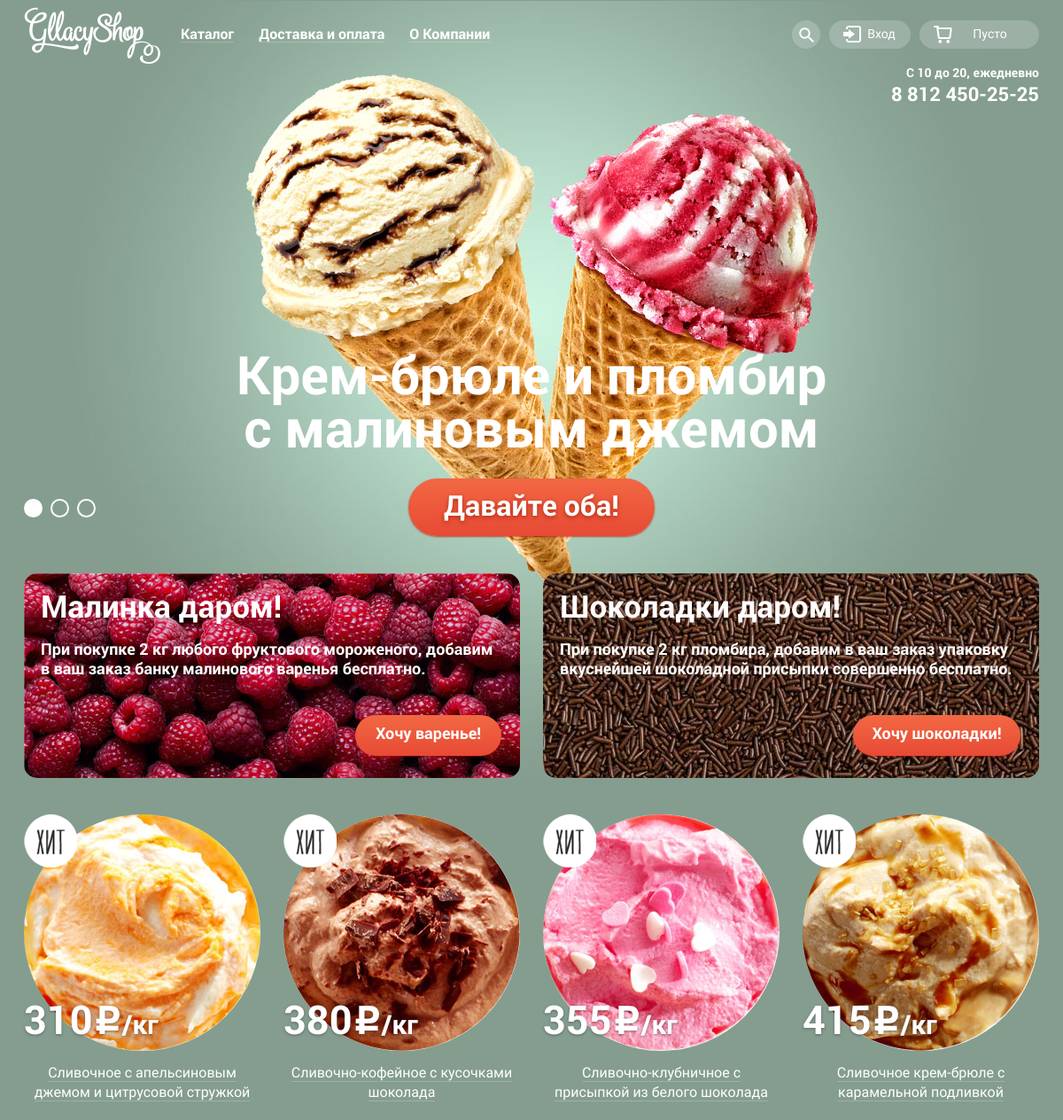
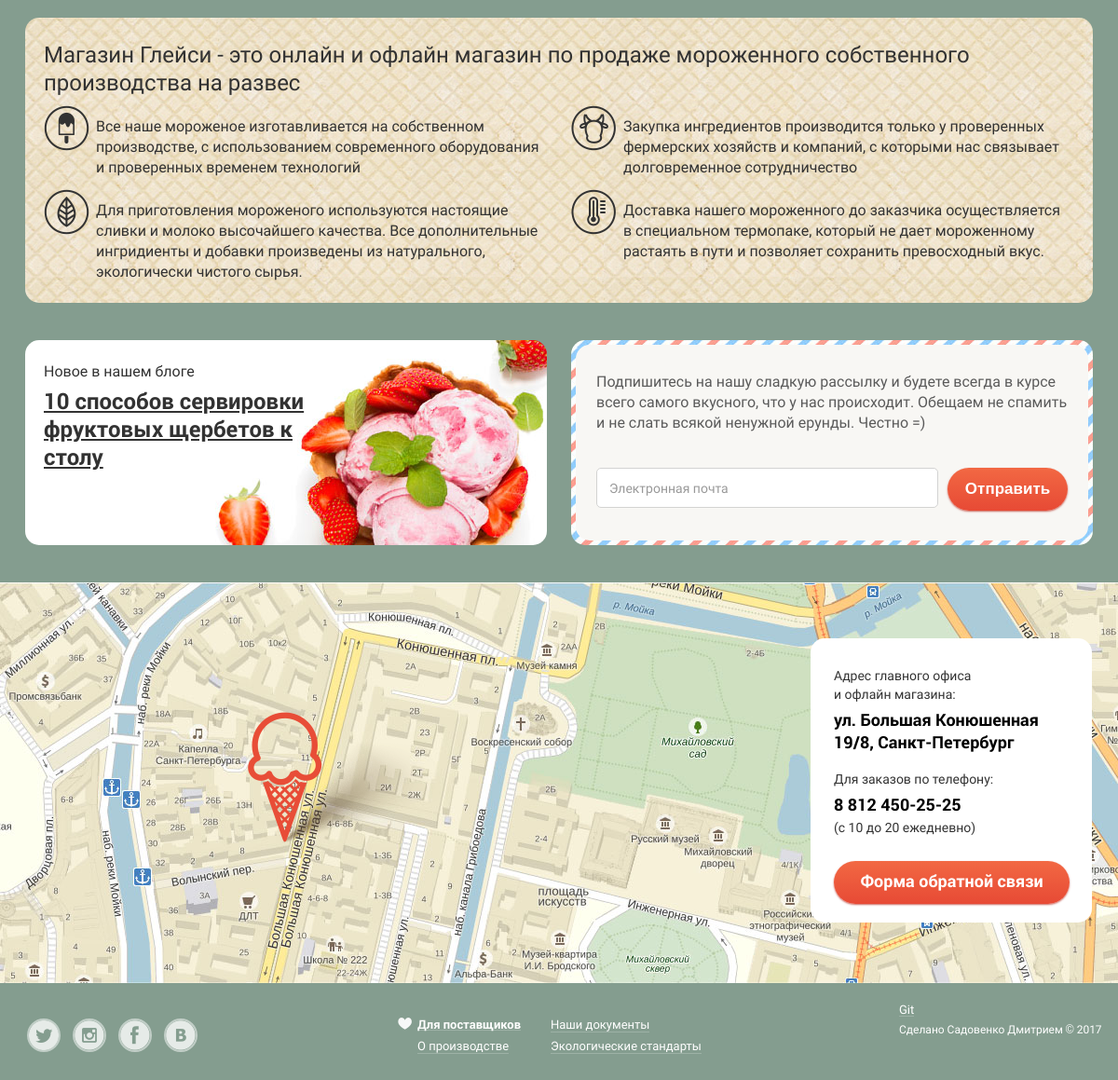
The page / on the database its author committed (2 pictures, top to bottom).
### product/models.py (models this page shows, shortened)
class Product(models.Model):
    name = models.CharField(verbose_name='Название продукта', max_length=100)
    price = models.PositiveSmallIntegerField(verbose_name='Цена')
    photo = models.ImageField(upload_to='products')
    category_id = models.ForeignKey(Category, verbose_name='Категория')
    is_hit = models.BooleanField(verbose_name='Хит', default=False)
    is_new = models.BooleanField(verbose_name='Новика', default=True)

### home/views.py (the view)
# urls.py: 2. Add a URL to urlpatterns:  url(r'^$', Home.as_view(), name='home')
class Home(ListView):
    model = Product
    template_name = 'home.html'
    def get_context_data(self, **kwargs):
        context = super().get_context_data(**kwargs)
        context['media_url'] = MEDIA_URL
        context['current_site'] = 'home'
        context['registration_form'] = UserRegistrationForm()
        return context
    def get_queryset(self):
        queryset = Product.objects.filter(is_hit=True)[:4]
        return queryset

### user/forms.py
class UserRegistrationForm(UserCreationForm):
    class Meta:
        model = User
        fields = ('username', 'email', 'password1', 'password2', 'first_name', 'last_name')
        labels = {
            'username': 'Логин',
            'password1': 'Пароль',
            'password2': 'Подтверждение пароля',
            'email': 'E-mail',
            'first_name': 'Имя',
            'last_name': 'Фамилия'
        }

### product/templatetags/my_tags.py (called while the page is built)
def addcss(value, arg):
    css_classes = value.field.widget.attrs.get('class')
    if css_classes is None:
        return value.as_widget(attrs={'class': arg})
    else:
        css_classes = value.field.widget.attrs.get('class', None).split(' ')
        if arg not in css_classes:
            css_classes = '%s %s' % (css_classes, arg)
        return value.as_widget(attrs={'class': css_classes})

### home/templates/home.html (shortened to what this page needs)
{% extends "base.html" %}
{% load static %}
{% block content %}
<main class="main-container">
    <div class="center-container clearfix">
        <div class="main-container-header clearfix">
            <div class="working-time-phone">
                <p class="working-time">
                    С 10 до 20, ежедневно
                </p>
                <p class="phone">
                    8 812 450-25-25
                </p>
            </div>
        </div>
        <div class="slider clearfix">
            <div class="slider-container">
                <div class="slider-background-1">
                    <h1 class="slider-title">Крем-брюле и пломбир</h1>
                    <h1 class="slider-title">с малиновым джемом</h1>
                    <img class="slider-background-image" src="{% static "img/slider_background_1.jpg" %}" width="1037" height="877" alt="Крем-брюле и пломбир с малиновым джемом">
                </div>
            </div>
            <div class="label-container">
                <label class="slider-button-label" for="slider-button-1"></label>
                <label class="slider-button-label" for="slider-button-2"></label>
                <label class="slider-button-label" for="slider-button-3"></label>
            </div>
            <a class="red-btn give-me-two-btn" href="#">Давайте оба!</a>
        </div>
        <div class="banners-group clearfix">
            <section class="banner-item clearfix">
                <h2 class="banner-title">Малинка даром!</h2>
                <p class="banner-description">
                    При покупке 2 кг любого фруктового мороженого, добавим в ваш заказ банку малинового варенья бесплатно.
                </p>
                <a class="red-btn ingredient-btn" href="#">Хочу варенье!</a>
            </section>
            <section class="banner-item clearfix">
                <h2 class="banner-title">Шоколадки даром!</h2>
                <p class="banner-description">
                    При покупке 2 кг пломбира, добавим в ваш заказ упаковку вкуснейшей шоколадной присыпки совершенно бесплатно.
                </p>
                <a class="red-btn ingredient-btn" href="#">Хочу шоколадки!</a>
            </section>
        </div>
        <div class="hits-group clearfix">
            {% for item in object_list %}
            {% include 'inc_single_item.html' %}
            {% endfor %}
        </div>
        <section class="seo">
            <h3 class="seo-title">Магазин Глейси - это онлайн и офлайн магазин по продаже мороженного собственного производства на развес</h3>
            <div class="seo-description-1">
                Все наше мороженое изготавливается на собственном производстве, с использованием современного оборудования и проверенных временем технологий
            </div>
            <div class="seo-description-2">
                Закупка ингредиентов производится только у проверенных фермерских хозяйств и компаний, с которыми нас связывает долговременное сотрудничество
            </div>
            <div class="seo-description-3">
                Для приготовления мороженого используются настоящие сливки и молоко высочайшего качества. Все дополнительные ингридиенты и добавки произведены из натурального, экологически чистого сырья.
            </div>
            <div class="seo-description-4">
                Доставка нашего мороженного до заказчика осуществляется в специальном термопаке, который не дает мороженному растаять в пути и позволяет сохранить превосходный вкус.
            </div>
        </section>
        <section class="news">
            <p class="news-title">Новое в нашем блоге</p>
            <h3 class="news-item">
                <a class="news-item-link" href="#">
                    10 способов сервировки фруктовых щербетов к столу
                </a>
            </h3>
        </section>
        <section class="subscription">
            <div class="subscription-background">
                <p class="subscription-description">Подпишитесь на нашу сладкую рассылку и будете всегда в курсе всего самого вкусного, что у нас происходит. Обещаем не спамить и не слать всякой ненужной ерунды. Честно =)</p>
                <form action="#" method="get">
                    <div class="txt-box-container">
                        <input class="txt-box text-subscription" type="text" name="subscription-email" placeholder="Электронная почта" required>
                    </div>
                    <button class="red-btn subscription-email-btn" type="submit" name="subscription-email-btn">Отправить</button>
                </form>
            </div>
        </section>
        <section class="contacts">
            <img class="map-background" src="{% static "img/map.jpg" %}" width="1200" height="430" alt="Адрес: ул. Большая Конюшенная 19/8, Санкт-Петербург">
            <img class="map-background-pin" src="{% static "img/map_pin.png" %}" width="218" height="142" alt="Адрес: ул. Большая Конюшенная 19/8, Санкт-Петербург">
            <div class="contacts-container">
                <p class="contacts-description-top">
                    Адрес главного офиса и офлайн магазина:
                </p>
                <p class="contacts-description-adress">
                    ул. Большая Конюшенная 19/8, Санкт-Петербург
                </p>
                <p class="contacts-description-middle">
                    Для заказов по телефону:
                </p>
                <p class="contacts-description-important-phone">
                    8 812 450-25-25
                </p>
                <p class="contacts-description-bottom">
                    (с 10 до 20 ежедневно)
                </p>
                <a class="red-btn feedback-btn" href="#">Форма обратной связи</a>
            </div>
        </section>
    </div>
</main>
{% endblock %}

### templates/base.html (shortened to what this page needs)
{% load static %}
<!DOCTYPE html>
<html lang="ru">
    <head>
        <link rel="stylesheet" href="{% static "css/normalize.css" %}">
        <link rel="stylesheet" href="{% static "css/style.css" %}">
        <link rel="stylesheet" href="{% static "css/paginator-contrast.css" %}">
        <link rel="stylesheet" href="{% static "css/controls-contrast.css" %}">
        <link rel="stylesheet" href="{% static "css/confirm-delete.css" %}">
        <link rel="stylesheet" href="{% static "css/products-table.css" %}">
        <link rel="stylesheet" href="{% static "css/users-table.css" %}">
        <link rel="stylesheet" href="{% static "css/create-user.css" %}">
        <link rel="stylesheet" href="{% static "css/confirm_order.css" %}">
        <link rel="stylesheet" href="{% static "css/create-profile.css" %}">
    </head>
    <body class="{% if current_site == "home"%}home-site{% else %}other-site{% endif %}">
        <header class="main-header">
            <div class="center-container clearfix">
                <div class="logo">
                    <img src="{% static "img/gllacy_logo.png" %}" width="154" height="64" alt="Gllacy shop">
                </div>
                <nav class="main-navigation">
                    <section class="navigation-left-side">
                        <ul class="navigation-left-menu">
                            <li>
                                <a class="main-menu-btn" href="#">Каталог</a>
                            </li>
                            <li><a class="main-menu-btn" href="#">Доставка и оплата</a></li>
                            <li><a class="main-menu-btn" href="#">О Компании</a></li>
                        </ul>
                    </section>
                    <section class="navigation-right-side">
                        <form class="navigation-right-menu-search" action="#" method="get">
                            <button class="rounded-btn search-btn" type="submit" name="search-btn">Поиск</button>
                        </form>
                        {% include "inc_authrorize.html" %}
                        <div class="navigation-right-menu-cart">
                            <a id="cart-btn" class="rounded-btn cart-btn-empty">Пусто</a>
                        </div>
                    </section>
                </nav>
            </div>
        </header>
        {% block content %}
        {% endblock %}
        <footer class="main-footer">
            <div class="center-container clearfix">
                <section class="footer-social">
                    <a class="social-btn-border social-btn-twt" href="">Твиттер</a>
                    <a class="social-btn-border social-btn-inst" href="">Инстаграм</a>
                    <a class="social-btn-border social-btn-fb" href="">Фейсбук</a>
                    <a class="social-btn-border social-btn-vk" href="">Вконтакте</a>
                </section>
                <div class="footer-links-table">
                    <div class="footer-links-row">
                        <div class="footer-links-cel">
                            <a class="footer-link footer-link-hart" href="#">Для поставщиков</a>
                        </div>
                        <div class="footer-links-cel">
                            <a class="footer-link" href="#">Наши документы</a>
                        </div>
                    </div>
                    <div class="footer-links-row">
                        <div class="footer-links-cel">
                            <a class="footer-link" href="#">О производстве</a>
                        </div>
                        <div class="footer-links-cel">
                            <a class="footer-link" href="#">Экологические стандарты</a>
                        </div>
                    </div>
                </div>
                <section class="footer-copyright clearfix">
                    <a class="footer-copyright-logo footer-link" href="#">Git</a>
                    <p class="footer-copyright-description">Сделано Садовенко Дмитрием © 2017</p>
                </section>
            </div>
        </footer>
    </body>
</html>

### adminapp/templates/inc_authrorize.html (shortened to what this page needs)
<form class="navigation-right-menu-authorize {% if user.is_authenticated %}user_is_authenticated{% endif %}">
    {% if not user.is_authenticated %}
        <a class="rounded-btn authorize-btn login-img">Вход</a>
    {% else %}
        <a class="rounded-btn authorize-btn logout-img logout-btn">Выход</a>
    {% endif %}
</form>

### product/templates/inc_single_item.html (shortened to what this page needs)
<article class="hit-item">
    <div class="hit-item-photo">
        <a href="#"><img class="item-image" src="{{ media_url }}{{ item.photo }}" width="267" height="267" alt="{{ item.name }}"></a>
        <div class="hit-item-corner-badge"></div>
    </div>
    <p class="hit-price">
        <span class="hit-price-value">{{ item.price }}</span>
        <span class="hit-price-currency"></span>
        <span class="hit-price-for">/кг</span>
    </p>
    <p class="hit-item-link-container">
        <a class="hit-item-link" href="#"><span>{{ item.name }}</span></a>
    </p>
</article>

### user/templates/inc_create_user.html (shortened to what this page needs)
{% load my_tags %}

### rows shown on the page
Product: photo (picture), price "310", name "Сливочное с апельсиновым джемом и цитрусовой стружкой"
Product: photo (picture), price "380", name "Сливочно-кофейное с кусочками шоколада"
Product: photo (picture), price "355", name "Сливочно-клубничное с присыпкой из белого шоколада"
Product: photo (picture), price "415", name "Сливочное крем-брюле с карамельной подливкой"
